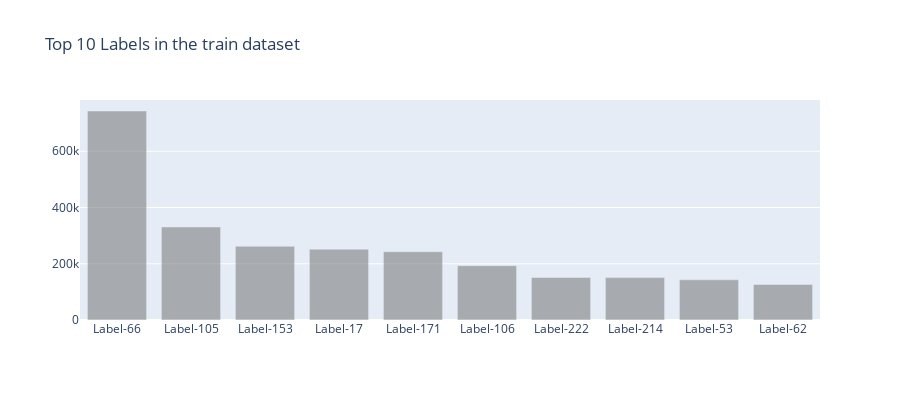

Write notebook code for a chart like this one.
### Code cell
temps = train_labels.most_common(10)
labels_tr = ["Label-"+str(x[0]) for x in temps]
values = [x[1] for x in temps]

trace1 = go.Bar(x=labels_tr, y=values, opacity=0.7, name="year count", marker=dict(color='rgba(120, 120, 120, 0.8)'))
layout = dict(height=400, title='Top 10 Labels in the train dataset', legend=dict(orientation="h"));

fig = go.Figure(data=[trace1], layout=layout);
iplot(fig);

### Figure 1 — Plotly figure (JSON) as saved in the notebook; plotly's stock layout.template omitted (floating-point values rounded to 4 significant figures)
{"data": [{"marker": {"color": "rgba(120, 120, 120, 0.8)"}, "name": "year count", "opacity": 0.7, "type": "bar", "x": ["Label-66", "Label-105", "Label-153", "Label-17", "Label-171", "Label-106", "Label-222", "Label-214", "Label-53", "Label-62"], "y": [743250, 330864, 261844, 251869, 243038, 193283, 151339, 150814, 142948, 126473]}], "layout": {"height": 400, "legend": {"orientation": "h"}, "title": {"text": "Top 10 Labels in the train dataset"}}}
